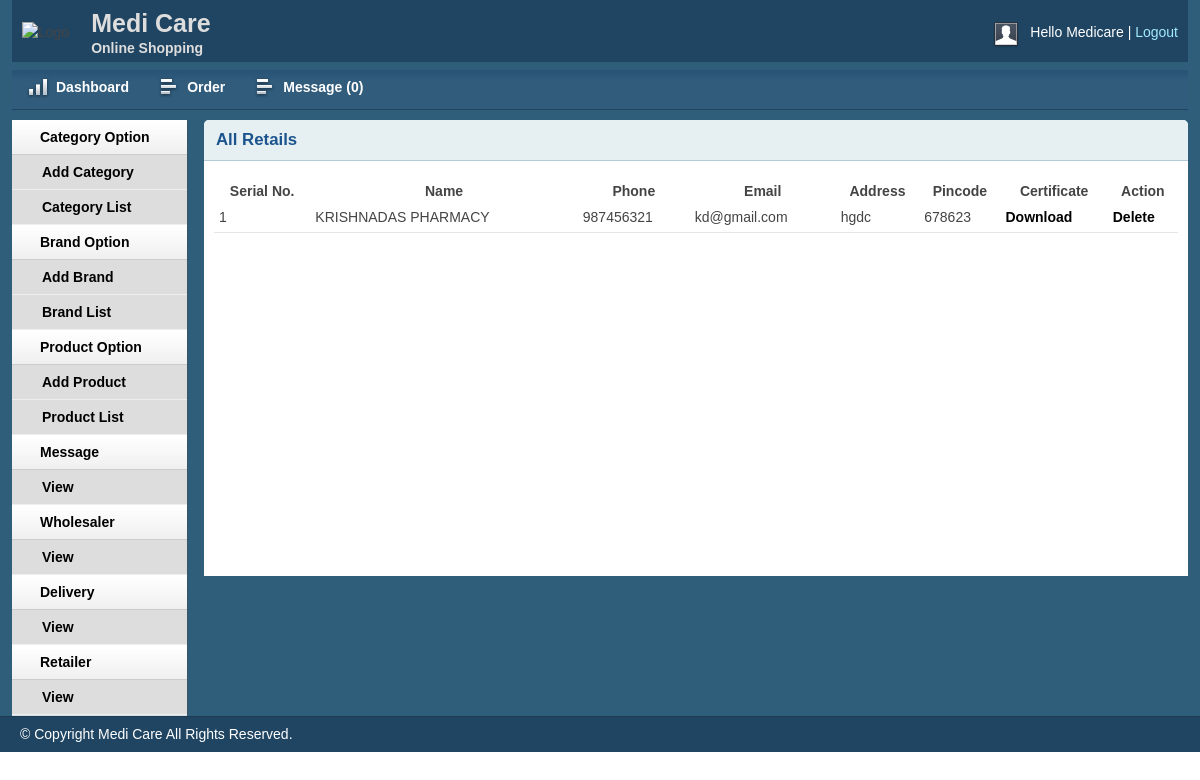
Screenshot of /apps/admin/retailer.php (signed in) with the database file from the repository.
### tables this page shows
CREATE TABLE `tbl_customer` (
  `id` int(11) NOT NULL,
  `name` varchar(255) NOT NULL,
  `address` text NOT NULL,
  `city` varchar(30) NOT NULL,
  `country` varchar(30) NOT NULL,
  `zip` varchar(30) NOT NULL,
  `phone` varchar(30) NOT NULL,
  `email` varchar(255) NOT NULL,
  `pass` varchar(32) NOT NULL
);

### apps/lib/Database.php (called while the page is built, shortened)
<?php
Class Database{
 public $host   = DB_HOST;
 public $user   = DB_USER;
 public $pass   = DB_PASS;
 public $dbname = DB_NAME;
 public $link;
private function connectDB(){
 $this->link = new mysqli($this->host, $this->user, $this->pass,
  $this->dbname);
 }
public function select($query){
  $result = $this->link->query($query) or
   die($this->link->error.__LINE__);
  if($result->num_rows > 0){
    return $result;
  } else {
    return false;
  }
 }
}

### apps/admin/retailer.php (the view, shortened to what this page needs)
<?php include 'inc/header.php'; ?>
<?php include 'inc/sidebar.php'; ?>
<div class="grid_10">
    <div class="box round first grid">
        <h2>All Retails</h2>
        <div class="block">
            <table class="data display datatable" id="example">
            <thead>
                <tr>
                    <th>Serial No.</th>
                    <th>Name</th>
                    <th>Phone</th>
                    <th>Email</th>
                    <th>Address</th>
                    <th>Pincode</th>
                    <th>Certificate</th>
                    <th>Action</th>
                </tr>
            </thead>
            <tbody>
				<?php
					 $query = "select * from tbl_customer";
             		 $msg = $db->select($query);
					 $i = 0;
					 while ($result = $msg->fetch_assoc())
					 {
						$i++;
					?>
                    	<tr class="odd gradeX">
							<td><?php echo $i;?></td>
                            <td><?php echo $result['name'];?></td>
                            <td><?php echo $result['phone'];?></td>
                            <td><?php echo $result['email'];?></td>
                            <td><?php echo $result['address'];?></td>
                            <td><?php echo $result['zip'];?></td>
                            <td><a href="../shops/cert/<?php echo $result['photo'];?>" download target="_blank">Download</a></td>
                               <td><a onclick="return confirm('Are you sure to delete!')" href="del_retailer.php?id=<?php echo $result['id'];?>">Delete</a></td>
                        </tr>
                    <?php
					 }
				?>
            </tbody>
        </table>
       </div>
    </div>
</div>
 <?php include 'inc/footer.php'; ?>

### apps/admin/css/text.css (style rules this page uses)
body { font: 13px/1.5 Tahoma, Helvetica, Arial, 'Liberation Sans', FreeSans, sans-serif; }
h2 { font-size: 23px; }
p, dl, hr, h1, h2, h3, h4, h5, h6, ol, ul, pre, table, address, fieldset { margin-bottom: 20px; }

### apps/admin/css/grid.css (style rules this page uses)
.grid_1, .grid_2, .grid_3, .grid_4, .grid_5, .grid_6, .grid_7, .grid_8, .grid_9, .grid_10, .grid_11, .grid_12, .grid_13, .grid_14, .grid_15, .grid_16 { display: inline; float: left; margin-left: 1%; margin-right: 1%; }
.container_12 .grid_10 { width: 81.333%; }

### apps/admin/css/layout.css (style rules this page uses)
body { background: #fff none repeat scroll 0 0; color: #444; font-size: 14px; padding: 0; }
a { color: #000; font-weight:bold; text-decoration: none; }
h1, h2, h3, h4, h5, h6 { line-height:1.2em; margin-bottom:.3em; }
h2 { margin-top:1em; }
.box { background:#fff; margin-bottom:20px; padding:10px 10px 10px 10px; margin-left:-8px; }
.box.grid { padding-bottom:40px; }
.box.round { -moz-border-radius: 5px 5px 0px 0px; -webkit-border-radius: 5px 5px 0px 0px; border-radius: 5px 5px 0px 0px; }
.box h2 { font-size:1.2em; font-weight:bold; color:#1B548D; background:#E6F0F3; margin:-10px -10px 0 -10px; padding:10px 12px; border-bottom:1px solid #B3CBD6; -moz-border-radius: 5px 5px 0px 0px; -webkit-border-radius: 5px 5px 0px 0px; border-radius: 5px 5px 0px 0px; }
.box.first { min-height: 406px; }
.block { padding-top:20px; }
.block { padding-bottom:1px; }
table.display { margin: 0 auto; clear: both; width: 100%; }
tr.odd { height: 30px; line-height: 30px; border-bottom:1px solid #e6e6e6; }
tr.odd td, tr.even td { padding-left:5px; }

### rows the page displays
tbl_customer: name "KRISHNADAS PHARMACY", phone "987456321", email "kd@gmail.com", address "hgdc", zip "678623"

### other values shown
Session::get('adminName') "Medicare"
